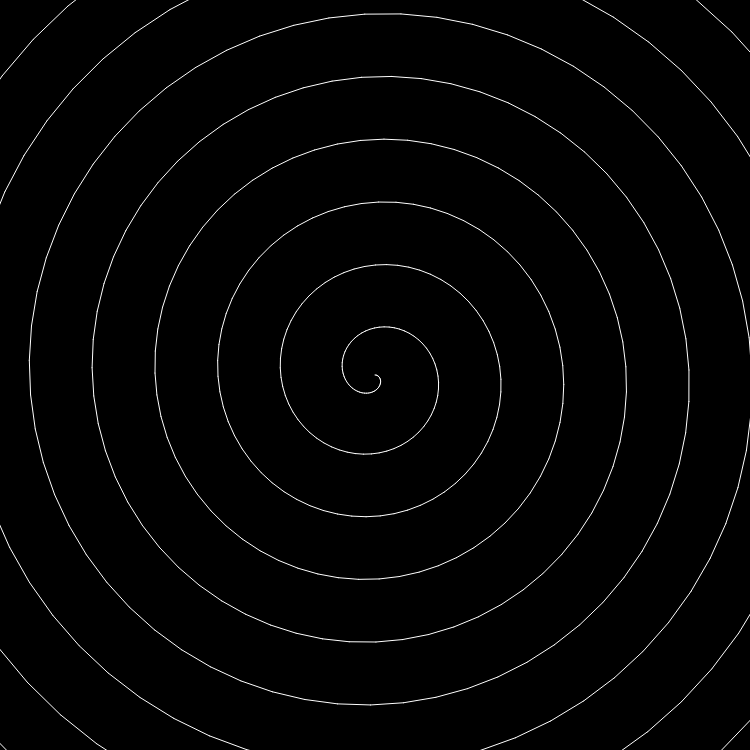
Frame 1 (no input)
Frame 60 (no input): identical to frame 1, image omitted
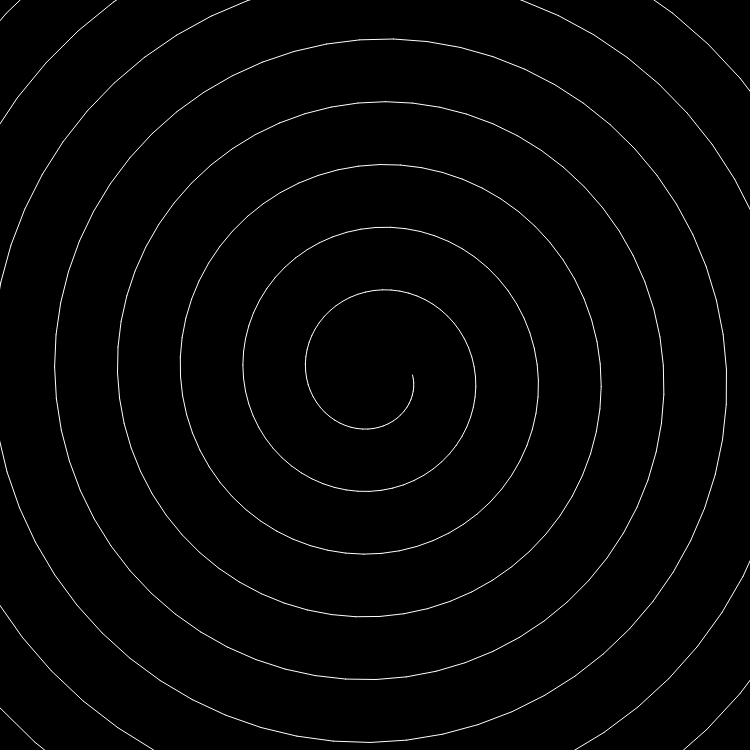
Frame 120 (the mouse pressed at the canvas centre since frame 60)

The p5.js sketch that drew these frames (run headless with seeded random() and noise() and a simulated clock; from frame 60 on, the mouse is pressed at the canvas centre):

// p5.js sketch
// ── sketch.js
let height = 750;
let width = 750;
centerX = width/2;
centerY = height/2;
a = 0;
b = 1;
scales = 10;
increment = 0.1;

function setup() {
    createCanvas(width, height);
    angleMode(RADIANS);
    background(0);
    stroke(255);
    strokeWeight(1);
};

function draw() {
    background(0);
    a = mouseX / 100;
    for(let ang = 0; ang < 100 * PI; ang += increment) {
        line(centerX + scales * (a + b * ang) * cos(ang), 
            centerY + scales * (a + b * ang) * sin(ang), 
            centerX + scales * (a + b * (ang + increment)) * cos(ang + increment), 
            centerY + scales * (a + b * (ang + increment)) * sin(ang + increment)
        );
    }
};
